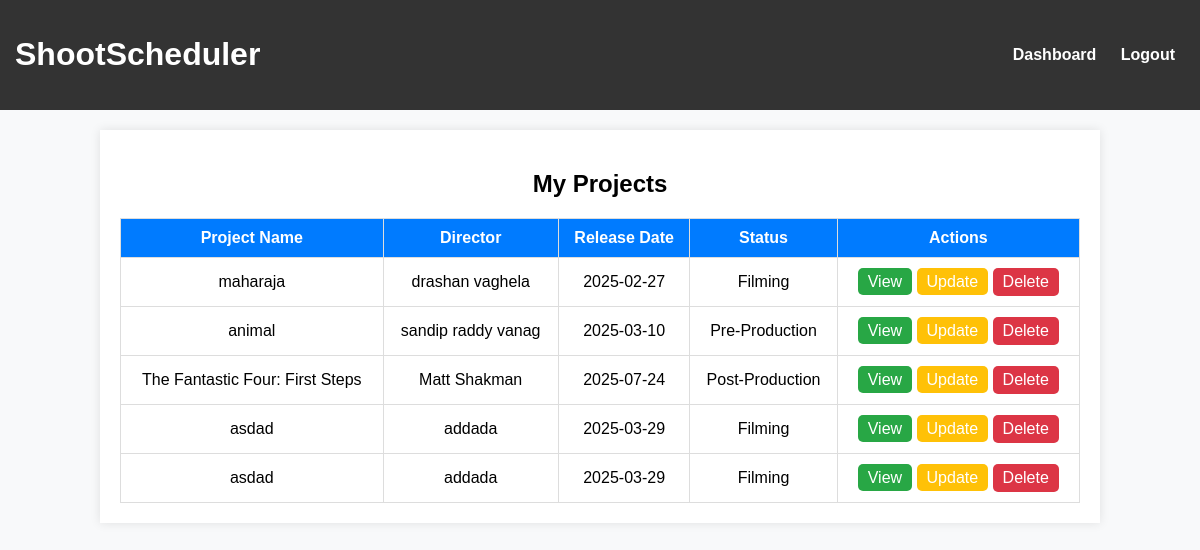
The app's page /pages/my-projects.php (signed in) with its own data.
### tables this page shows
CREATE TABLE `projects` (
  `id` int NOT NULL,
  `project_name` varchar(255) DEFAULT NULL,
  `director_name` varchar(255) DEFAULT NULL,
  `budget` varchar(50) DEFAULT NULL,
  `project_status` varchar(50) DEFAULT NULL,
  `expected_release_date` date DEFAULT NULL,
  `created_by` int NOT NULL,
  `budget_unit` varchar(10) NOT NULL DEFAULT 'Lakh',
  `synopsis` text
);

### pages/my-projects.php (the view, shortened to what this page needs)
<?php
include '../server/connection.php';
$user_id = $_SESSION['user_id'];
$sql = "SELECT * FROM projects WHERE created_by = ?";
$stmt = $conn->prepare($sql);
$stmt->bind_param("i", $user_id);
$stmt->execute();
$result = $stmt->get_result();
?>
<!DOCTYPE html>
<html lang="en">
<head>
    <link rel="stylesheet" href="../css/my-projects.css">
</head>
<body>
    <header>
        <h1>ShootScheduler</h1>
        <nav>
            <a href="dashboard.php">Dashboard</a>
            <a href="../server/logout.php">Logout</a>
        </nav>
    </header>
    <main>
        <section class="project-list">
            <h2>My Projects</h2>
            <?php if ($result->num_rows > 0) { ?>
                <table>
                    <thead>
                        <tr>
                            <th>Project Name</th>
                            <th>Director</th>
                            <th>Release Date</th>
                            <th>Status</th>
                            <th>Actions</th>
                        </tr>
                    </thead>
                    <tbody>
                        <?php while ($row = $result->fetch_assoc()) { ?>
                            <tr id="project_<?php echo $row['id']; ?>">
                                <td><?php echo htmlspecialchars($row['project_name']); ?></td>
                                <td><?php echo htmlspecialchars($row['director_name']); ?></td>
                                <td><?php echo htmlspecialchars($row['expected_release_date']); ?></td>
                                <td><?php echo htmlspecialchars($row['project_status']); ?></td>
                                <td>
                                    <a href="view-project.php?id=<?php echo $row['id']; ?>" class="view">View</a>
                                    <a href="update-project.php?id=<?php echo $row['id']; ?>" class="edit">Update</a>
                                    <a href="#" class="delete" data-id="<?php echo $row['id']; ?>">Delete</a>
                                </td>
                            </tr>
                        <?php } ?>
                    </tbody>
                </table>
            <?php } else { ?>
                <p style="text-align: center; font-size: 18px; color: red;">
                    Abhi tak apne koi project nahi banaya hai! Pehle <a href="add-project.php" style="color: blue;">Add Project</a> page par jaye.
                </p>
            <?php } ?>
        </section>
    </main>
</body>
</html>

### css/my-projects.css (style rules this page uses)
body { font-family: Arial, sans-serif; background-color: #f8f9fa; margin: 0; padding: 0; display: flex; flex-direction: column; min-height: 100vh; }
header { background: #333; color: white; padding: 15px; display: flex; justify-content: space-between; align-items: center; }
nav a { color: white; text-decoration: none; margin: 0 10px; font-weight: bold; }
.project-list { width: 80%; margin: 20px auto; background: white; padding: 20px; box-shadow: 0 0 10px rgba(0, 0, 0, 0.1); flex-grow: 1; }
h2 { text-align: center; margin-bottom: 20px; }
table { width: 100%; border-collapse: collapse; }
table, th, td { border: 1px solid #ddd; }
th, td { padding: 10px; text-align: center; }
th { background-color: #007bff; color: white; }
a.view, a.edit, a.delete { padding: 5px 10px; text-decoration: none; border-radius: 5px; color: white; }
a.view { background-color: #28a745; }
a.edit { background-color: #ffc107; }
a.delete { background-color: #dc3545; color: white; padding: 5px 10px; text-decoration: none; border-radius: 5px; display: inline-block; transition: background 0.3s; }

### records on screen
projects: project_name "maharaja", director_name "drashan vaghela", expected_release_date "2025-02-27", project_status "Filming"
projects: project_name "animal", director_name "sandip raddy vanag", expected_release_date "2025-03-10", project_status "Pre-Production"
projects: project_name "The Fantastic Four: First Steps", director_name "Matt Shakman", expected_release_date "2025-07-24", project_status "Post-Production"
projects: project_name "asdad", director_name "addada", expected_release_date "2025-03-29", project_status "Filming"
projects: project_name "asdad", director_name "addada", expected_release_date "2025-03-29", project_status "Filming"
